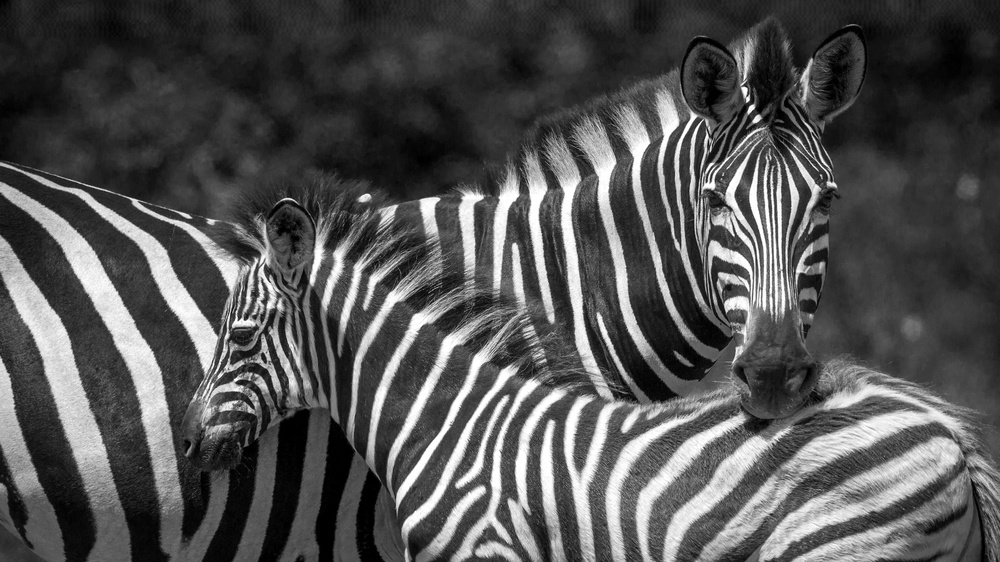
#> input picture ml/evaluation/pipeline_watermarked.jpg, 1000 x 562 px, shrunk from 3840 x 2160 before the run, found by its file name
$ python compare_photo.py
#> lines starting #> are read from the running program, lines starting #| are printed output that depends on the picture
import cv2
import numpy as np


original = cv2.imread(
    "ml/evaluation/pipeline_watermarked.jpg"
)
#> original is the input picture: shape (562, 1000, 3); min 0, max 255, mean 82.9

corrected = cv2.imread(
    "ml/evaluation/preprocessed_test.jpg"
)
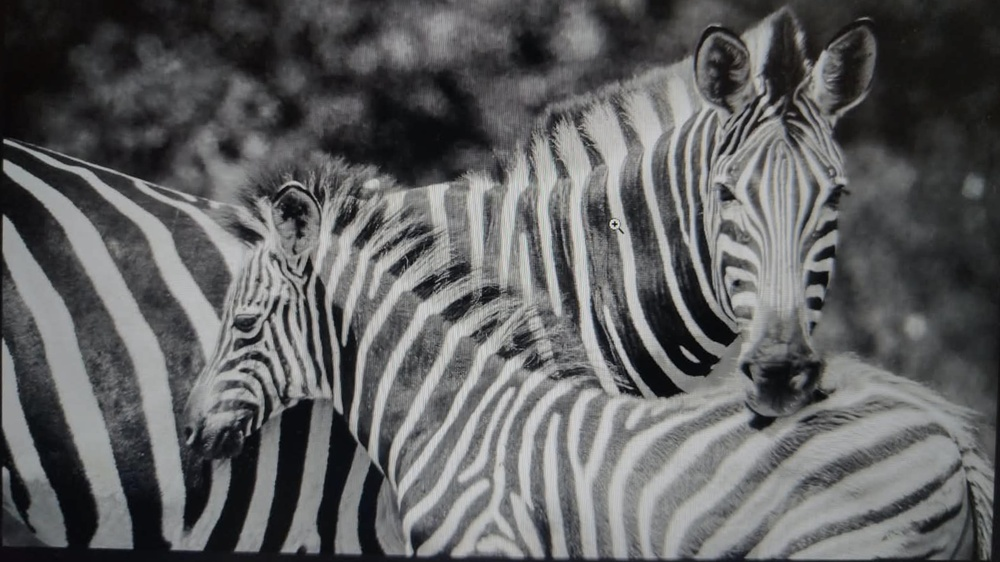
#> input picture ml/evaluation/preprocessed_test.jpg, 1000 x 562 px, shrunk from 3840 x 2160 before the run, found by its file name
#> corrected is the input picture: shape (562, 1000, 3); mean B, G, R 96.6, 95.9, 95.4

if original is None:
    raise FileNotFoundError(
        "pipeline_watermarked.jpg not found"
    )

if corrected is None:
    raise FileNotFoundError(
        "preprocessed_test.jpg not found"
    )


print("Original:", original.shape)
#| Original: (562, 1000, 3)
print("Corrected:", corrected.shape)
#| Corrected: (562, 1000, 3)


# Mean absolute pixel difference
difference = cv2.absdiff(
    original,
    corrected
)
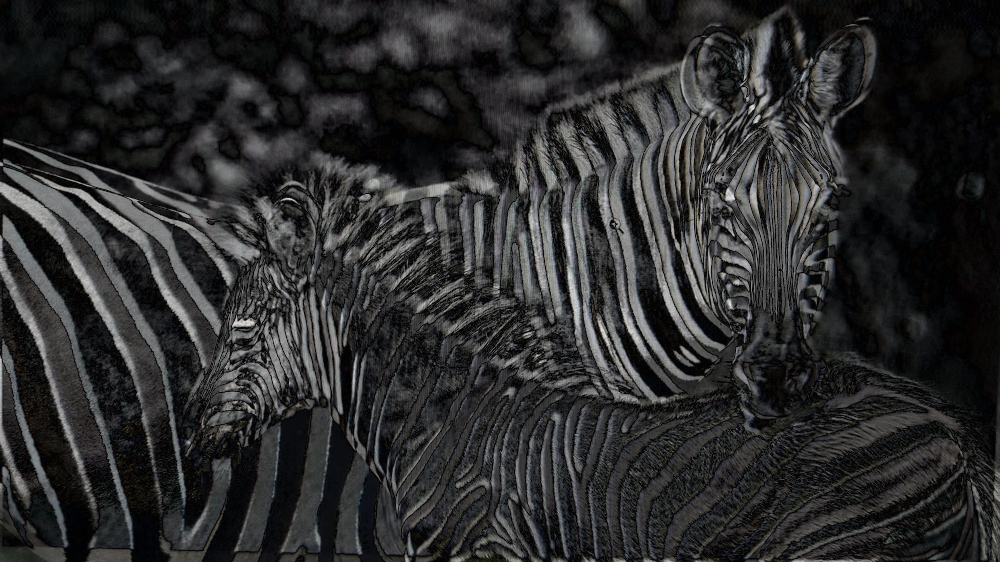
#> difference: shape (562, 1000, 3); mean B, G, R 44.3, 44, 43.7

mean_difference = np.mean(difference)
#> mean_difference = 44

print()
print("========== PHOTO DISTORTION ==========")
print(
    "Mean pixel difference:",
    round(float(mean_difference), 2)
)
#| Mean pixel difference: 44.0

print(
    "Maximum pixel difference:",
    int(np.max(difference))
)
#| Maximum pixel difference: 237

print("======================================")
